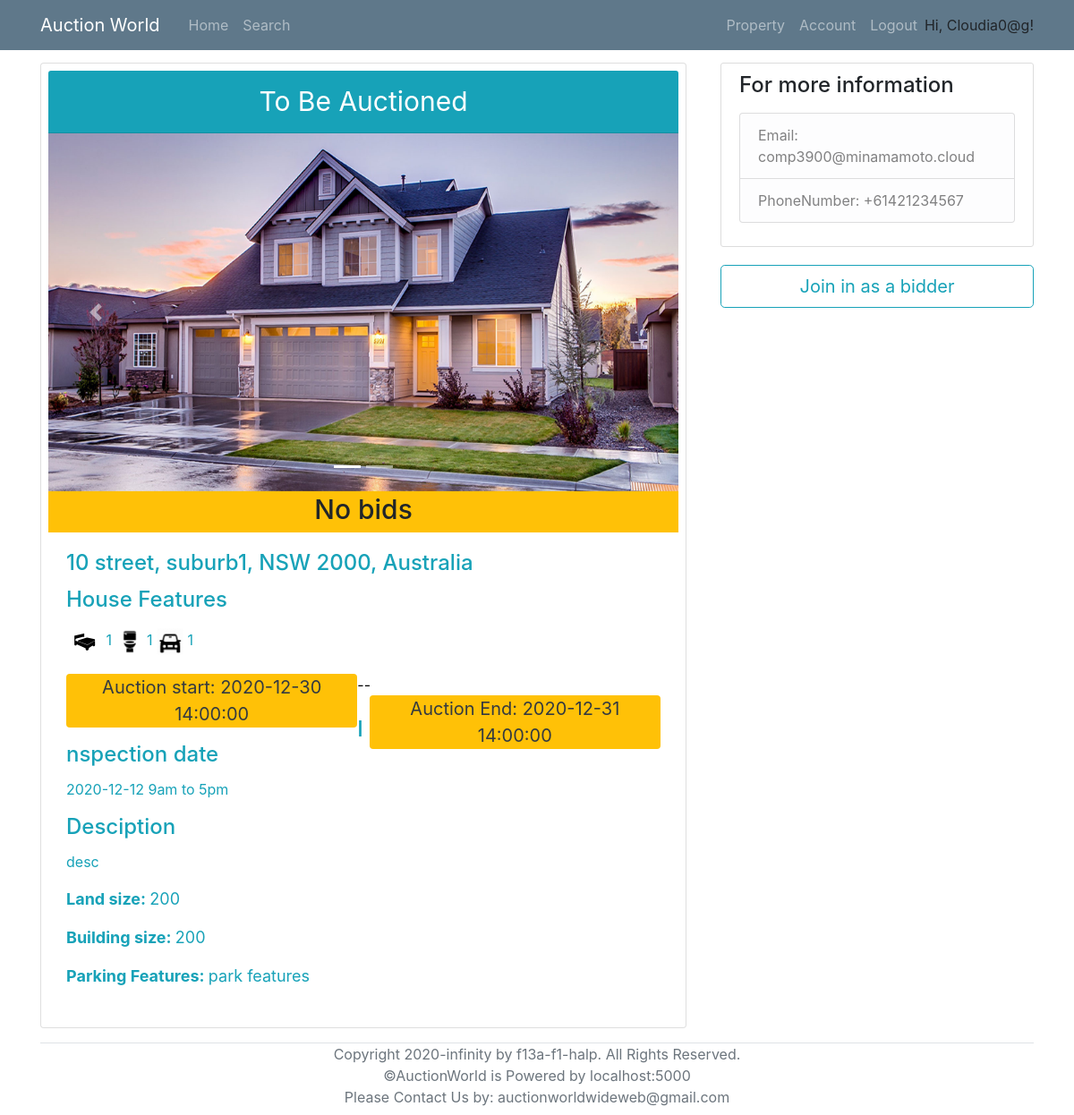
Page /viewProperty/1 (signed in) on the committed database.
### models.py (models this page shows, shortened)
class User(UserMixin, db.Model):
    __tablename__ = 'User'
    id = db.Column(db.Integer, primary_key = True)
    login_name = db.Column(db.String(collation='NOCASE') ,unique=True, nullable=False)
    email = db.Column(db.String, unique=True, nullable=False)
    password_hash = db.Column(db.String, nullable=False)
    address = db.Column(db.String(1000), nullable=False)
    date_of_birth = db.Column(db.DateTime, nullable=False)
    phone_number = db.Column(db.String,unique=True, nullable=False)
    id_confirmation = db.Column(db.String(100), nullable=True)
    auctionId = db.relationship('AuctionDetails', backref='seller', lazy='dynamic')
    properties = db.relationship('Property', backref='sellerID', lazy='dynamic')
    cards = db.relationship('BankDetails', backref='user', lazy='dynamic')
    registeredProperties = db.relationship('Property',secondary=lambda: RegisteredAssociation.__table__, backref="RegisteredBidders")

class Photos(db.Model):
    __tablename__ = 'Photos'
    id = db.Column(db.Integer, primary_key = True)
    photo = db.Column(db.String)
    property_id = db.Column(db.Integer, db.ForeignKey('Property.id'))

class Property(db.Model):
    __tablename__ = 'Property'
    id = db.Column(db.Integer, primary_key = True)
    property_type = db.Column(db.String)
    add_unit = db.Column(db.String(100))
    add_num = db.Column(db.String(100))
    add_name = db.Column(db.String(100))
    add_suburb = db.Column(db.String(100))
    add_state = db.Column(db.String(3))
    add_pc = db.Column(db.String(4))
    num_bedrooms = db.Column(db.Integer)
    num_parking = db.Column(db.Integer)
    num_bathrooms = db.Column(db.Integer)
    parking_features = db.Column(db.String)
    building_size = db.Column(db.Integer)
    land_size = db.Column(db.Integer)
    inspection_date = db.Column(db.DateTime)
    description = db.Column(db.String(2000))
    year_built = db.Column(db.Integer)
    status = db.Column(db.String)
    seller = db.Column(db.Integer, db.ForeignKey('User.id'))
    auctionId = db.relationship('AuctionDetails', backref='Property', uselist=False)
    photo_collection = db.relationship('Photos', backref='Property', lazy='dynamic')
    registeredBidders = db.relationship('User',secondary=lambda: RegisteredAssociation.__table__, backref="RegisteredProperties")

class AuctionDetails(db.Model):
    __tablename__ = 'AuctionDetails'
    id = db.Column(db.Integer, primary_key=True)
    AuctionStart = db.Column(db.DateTime, nullable=False)
    AuctionEnd = db.Column(db.DateTime, nullable=False)
    ReservePrice = db.Column(db.Float, nullable=False)
    MinBiddingGap = db.Column(db.Float, nullable=False)
    PropertyID = db.Column(db.String, db.ForeignKey('Property.id'), unique=True, nullable=False)
    SellerID = db.Column(db.Integer, db.ForeignKey('User.id'), nullable=False)

### routes.py (the view)
@app.route('/viewProperty/<property_id>', methods=['POST','GET'])
def viewProperty(property_id):
    property_info = Property.query.filter_by(id=property_id).first_or_404()
    seller = User.query.get(property_info.seller)
    auction = AuctionDetails.query.filter_by(PropertyID = property_id).first()
    if auction:
        highestBid = Bid.query.filter_by(AuctionID = auction.id).order_by(desc(Bid.Amount)).first()
        registered = RegisteredAssociation.query.filter_by(PropertyID = property_id, RegisteredBidderID=current_user.id).first()
        if datetime.now() >= auction.AuctionEnd:
            end=True
        else:
            end=False
        if datetime.now() < auction.AuctionStart or datetime.now()>auction.AuctionEnd:
            remainingTime = None
        else:
            remainingTime = humanfriendly.format_timespan(auction.AuctionEnd - datetime.now())
    else:
        highestBid = None
        registered = None
        remainingTime = None
        end=False
    return render_template('viewProperty.html', title='View Property', property=property_info, seller= seller, auction=auction, highestBid=highestBid, registered=registered, remainingTime=remainingTime, end=end)

### models.py (called while the page is built)
@login_manager.user_loader
def load_user(id):
    return User.query.get(id)

### templates/viewProperty.html (shortened to what this page needs)
{% extends "base.html" %}
{% block content %}
<div class="row">
    {% if current_user.id != seller.id %}
        <div class="col-md-8">
            <div class="card p-2 col-md-3.8 mr-2 mb-3">
    {% else %}
        <div class="col-md-10">
            <div class="card p-2 col-md-3.8 ml-3 mr-2 mb-3">
    {% endif %}
                    <div class="card-header text-center bg-info text-white" style="font-size: 30px;">
                        {% if property.status == "auction" %}
                            To Be Auctioned
                        {% elif property.status == "sold" %}
                            Sold
                        {% elif property.status == "Under Offer" %}
                            Under Offer
                        {% endif %}
                    </div>
                    {% if property.photo_collection.count() == 0 %}
						<img class="card-img-top" src="/static/propertyImage/Sample.jpg" alt="Card image cap" >
                    {% else %}
                    <div id="carouselExampleIndicators" class="carousel slide" data-ride="carousel">
                        <ol class="carousel-indicators">
                            <li data-target="#carouselExampleIndicators" data-slide-to="0" class="active"></li>
                            {% for i in range(1,property.photo_collection.count()) %}
                                <li data-target="#carouselExampleIndicators" data-slide-to={{i}}></li>
                            {% endfor %}
                        </ol>
                        <div class="carousel-inner">
                            {% for i in property.photo_collection %}
                                {% if i.photo == property.photo_collection.first().photo %}
                                    <div class="carousel-item active">
                                        <img class="d-block w-100" src="/static/propertyImage/{{i.photo}}" alt="Image" style="width: 100%; height: 400px;">
                                    </div>
                                {% else %}
                                    <div class="carousel-item">
                                        <img class="d-block w-100" src="/static/propertyImage/{{i.photo}}" alt="Image" style="width: 100%; height: 400px;">
                                    </div>
                                {% endif %}
                            {% endfor %}
                        </div>
                        <a class="carousel-control-prev" href="#carouselExampleIndicators" role="button" data-slide="prev">
                            <span class="carousel-control-prev-icon" aria-hidden="true"></span>
                        </a>
                        <a class="carousel-control-next" href="#carouselExampleIndicators" role="button" data-slide="next">
                            <span class="carousel-control-next-icon" aria-hidden="true"></span>
                        </a>
                    </div>
                    {% endif %}
                    <h6 class="card-subtitle pt-2 pb-2 text-center bg-warning" style="font-size: 30px;" >
                        {% if highestBid:%}
                            highestBid: {{highestBid.Amount}} $
                        {% else %}
                            No bids
                        {% endif%}
                    </h6>
                    <div class="card-body text-info">
                        <h4 class="card-title">
                            {{property.add_num}} {{property.add_name}}, {{property.add_suburb}}, {{property.add_state}} {{property.add_pc}}, Australia
                        </h4>
                        <h4 class="card-title">{{property.property_type}} Features </h4>
                        <p class="card-text">
							<span><img src="/static/icons/bedicon.png" alt="Card image cap" style="width:40px; height: 40px;"> {{property.num_bedrooms}}</span>
							<span><img src="/static/icons/restroom.png" alt="Card image cap" style="width:30px; height: 30px;"> {{property.num_bathrooms}}</span>
                            <span><img src="/static/icons/car.png" alt="Card image cap" style="width:30px; height: 30px;"> {{property.num_parking}}</span> <br>
                        </p>
                        {% if auction.AuctionStart and auction.AuctionEnd %}
                            <p class="text-dark bg-warning rounded pl-2 pr-2 mb-0 text-center" style="width: 49%; float: left; font-size: 20px;"> Auction start: {{auction.AuctionStart}} </p>
                            <p style="float: left; color: black;" class="mb-0">--</p>
                            <p class="text-dark bg-warning rounded pl-2 pr-2 mb-0 text-center" style="width: 49%; float: right; font-size: 20px;"> Auction End: {{auction.AuctionEnd}} </p> <br><br>
                        {% endif %}
                        <h4 class="card-title">Inspection date</h4>
                        {% if property.inspection_date %}
                            <p class="card-text">{{property.inspection_date.year}}-{{property.inspection_date.month}}-{{property.inspection_date.day}} 9am to 5pm</p>
                        {% else %}
                            <p class="card-text">The inspection date has not been setted up yet, please wait or you can contact us to make a schedule for you to visit.</p>
                        {% endif %}
                        <h4 class="card-title"> Desciption </h4>
                        <p class="card-text">{{property.description}}</p>
                        <p style="font-size: 18px;"> <strong>Land size: </strong>  {{property.land_size}}</p>
                        <p style="font-size: 18px;"> <strong>Building size: </strong>  {{property.building_size}}</p>
                        <p style="font-size: 18px;"> <strong>Parking Features: </strong>  {{property.parking_features}}</p>
                    </div>
                </div>
    </div>
    {% if current_user.id != seller.id %}
        <div class="col-md-4">
            <div class="content-section">
                <h4>For more information</h4>
                <p class='text-muted'>
                <ul class="list-group">
                    <li class="list-group-item list-group-item-light">Email: comp3900@minamamoto.cloud</li>
                    <li class="list-group-item list-group-item-light">PhoneNumber: +61421234567</li>
                </ul>
                </p>
            </div>
            {% if auction %}
                {% if property.status=='sold' or property.status=='Under Offer' or end %}
                <a href="{{ url_for( 'viewAuction', AuctionID_= auction.id ) }}" >
                    <button class ="btn btn-outline-info btn-lg" style="width: 100%;" type="submit" disabled>Auction Ends</button>
                </a>
                {% elif registered %}
                <a href="{{ url_for( 'viewAuction', AuctionID_= auction.id ) }}" >
                    <button class ="btn btn-outline-info btn-lg" style="width: 100%;" type="submit" >Place a Bid</button>
                </a>
                {% else %}
                <a href="{{ url_for( 'viewAuction', AuctionID_= auction.id ) }}" >
                    <button class ="btn btn-outline-info btn-lg" style="width: 100%;" type="submit" > Join in as a bidder</button>
                </a>
                {% endif %}
            {% else %}
                <p class="badge badge-pill badge-info" style="font-size: 18px;">No auction setted up yet, please wait.</p>
                <a href="{{ url_for( 'viewAuction', AuctionID_= auction.id ) }}" >
                    <button class ="btn btn-outline-info btn-lg" style="width: 100%;" type="submit" disabled> Join in as a bidder</button>
                </a>
            {% endif %}
        </div>
    {% endif %}
</div>
{% endblock %}

### templates/base.html (shortened to what this page needs)
<!DOCTYPE html>
<html lang="en">
<head>
    <link rel="stylesheet" type="text/css" href="../static/css/main.css">
    <link rel="stylesheet" href="https://maxcdn.bootstrapcdn.com/bootstrap/4.0.0/css/bootstrap.min.css">
</head>
<body>
    <header class="site-header">
        <nav class="navbar navbar-expand-md navbar-dark bg-steel fixed-top">
          <div class="container">
            <a class="navbar-brand mr-4" href="/" >Auction World</a>
            <div class="collapse navbar-collapse" id="navbarToggle">
              <div class="navbar-nav mr-auto">
                <a class="nav-item nav-link" href="{{ url_for('home') }}">Home</a>
                <a class="nav-item nav-link" href="/search">Search</a>
              </div>
              <div class="navbar-nav">
                {% if current_user.is_authenticated %}
                  <a class="nav-item nav-link" href="/property">Property</a>
                  <a class="nav-item nav-link" href={{ url_for("account", user_id=current_user.id) }}>Account</a>
                  <a class="nav-item nav-link" href="/logout">Logout</a>
                  <p style="margin-top: 8px; margin-bottom: 0px;">Hi, {{ current_user.login_name }}!</p>
                {% endif %}
              </div>
            </div>
          </div>
        </nav>
      </header>
      <main role="main" class="container" style="margin-top: 70px;">
        <div class="row">
          <div class="col-md-12">
            {% block content %}{% endblock %}
          </div>
        </div>
        <div class="border-top relative-bottom text-center text-muted mb-2" >
          Copyright 2020-infinity by f13a-f1-halp. All Rights Reserved. <br>
          ©AuctionWorld is Powered by localhost:5000 <br>
          Please Contact Us by: auctionworldwideweb@gmail.com
        </div>
      </main>
</body>
</html>

### static/css/main.css (style rules this page uses)
body { background: #fafafa; color: #333333; margin-top: 5rem; }
h1, h2, h3, h4, h5, h6 { color: #444444; }
.bg-steel { background-color: #5f788a; }
.site-header .navbar-nav .nav-link { color: #cbd5db; }
.content-section { background: #ffffff; padding: 10px 20px; border: 1px solid #dddddd; border-radius: 3px; margin-bottom: 20px; }

### rows in the picture
User: login_name "Cloudia0@g"
Photos: photo (picture)
Property: add_num "10", add_name "street", add_suburb "suburb1", add_state "NSW", add_pc "2000", property_type "House", num_bedrooms "1", num_bathrooms "1", num_parking "1", inspection_date.year "2020", inspection_date.month "12", inspection_date.day "12", description "desc", land_size "200", building_size "200", parking_features "park features"
AuctionDetails: AuctionStart "2020-12-30 14:00:00", AuctionEnd "2020-12-31 14:00:00"
